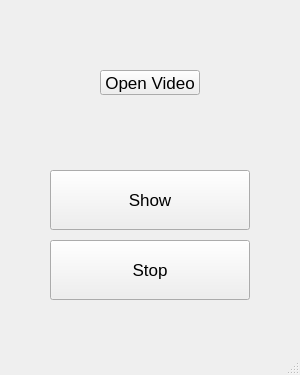
<?xml version="1.0" encoding="UTF-8"?>
<ui version="4.0">
 <class>Main_window</class>
 <widget class="QMainWindow" name="Main_window">
  <property name="geometry">
   <rect>
    <x>0</x>
    <y>0</y>
    <width>300</width>
    <height>375</height>
   </rect>
  </property>
  <property name="font">
   <font>
    <family>MS Sans Serif</family>
    <pointsize>13</pointsize>
   </font>
  </property>
  <property name="windowTitle">
   <string>Main_window</string>
  </property>
  <widget class="QWidget" name="centralwidget">
   <widget class="QPushButton" name="showVideo">
    <property name="geometry">
     <rect>
      <x>50</x>
      <y>170</y>
      <width>200</width>
      <height>60</height>
     </rect>
    </property>
    <property name="text">
     <string>Show</string>
    </property>
   </widget>
   <widget class="QPushButton" name="openVideo">
    <property name="geometry">
     <rect>
      <x>100</x>
      <y>70</y>
      <width>100</width>
      <height>25</height>
     </rect>
    </property>
    <property name="text">
     <string>Open Video</string>
    </property>
   </widget>
   <widget class="QPushButton" name="stopVideo">
    <property name="geometry">
     <rect>
      <x>50</x>
      <y>240</y>
      <width>200</width>
      <height>60</height>
     </rect>
    </property>
    <property name="text">
     <string>Stop</string>
    </property>
   </widget>
   <widget class="QLabel" name="filename">
    <property name="geometry">
     <rect>
      <x>50</x>
      <y>120</y>
      <width>200</width>
      <height>25</height>
     </rect>
    </property>
    <property name="text">
     <string/>
    </property>
   </widget>
  </widget>
  <widget class="QStatusBar" name="statusbar"/>
 </widget>
 <resources/>
 <connections/>
</ui>
